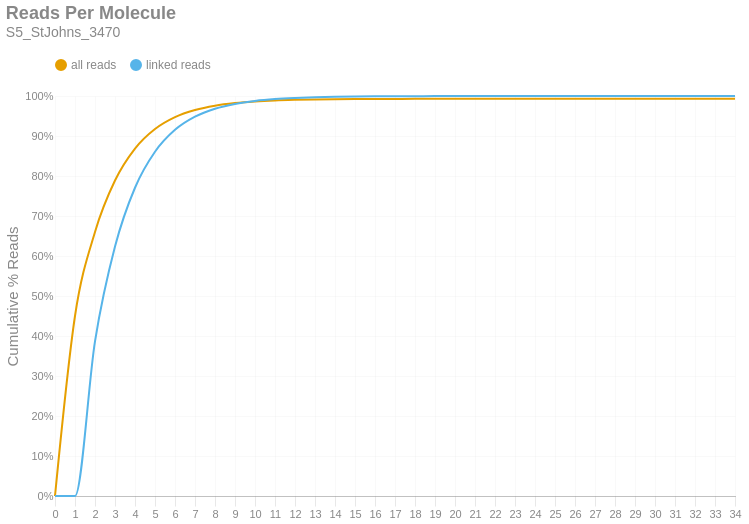

This figure's notebook cell:
### Markdown cell above
### Reads per Molecule
This chart shows the cumulative distribution of the number of reads per linked molecule. That is, how many alignments are associated with a unique molecule. This excludes the number of reads associated with invalid or absent linked-read barcodes. The `linked` histogram is the percentages recalculated when disregarding singletons.

### Code cell
if SKIPLR:
    print_html(f"Skipped")
else:
    counts = np.bincount(valids['reads'].cast(pl.Int64).to_numpy())
    weighted = counts * np.arange(len(counts))
    all_perc = weighted / n_reads
    linked_perc = weighted / n_linked_reads
    linked_perc[1] = 0
    binned_df = pl.DataFrame({
        'readsper': list(range(len(counts))),
        'all reads (cumsum)': np.cumsum(all_perc).tolist(),
        'linked reads (cumsum)': np.cumsum(linked_perc).tolist(),
    })

    with SafeRender(binned_df):
        (
            density_plot(binned_df, 'Reads Per Molecule', samplename, 'readspmol')
            .encode(
                x=alt.X('readsper:O', title=None).axis(labelAngle=0).scale(padding=0),
                y=alt.Y('value:Q', title='Cumulative % Reads').axis(format='%').stack(False),
                color=alt.Color("key:N").scale(domain=["all reads", "linked reads"]),
                tooltip=[
                    alt.Tooltip("key:N", title="Data Type"),
                    alt.Tooltip("readsper:O", title="Reads Per Molecule"),
                    alt.Tooltip("value:Q", format=".2%", title="% Reads (Cum.)")
                ]            
            )
        ).display()

### Figure 1 — Vega-Lite specification as saved in the notebook (floating-point values rounded to 4 significant figures)
{"width": "container", "height": 400, "config": {"title": {"anchor": "start", "dy": -15, "fontSize": 18, "color": "#888888", "subtitleColor": "#888888", "subtitleFontSize": 14}, "arc": {"fill": "#0072B2"}, "axis": {"domainColor": "#888888", "domainWidth": 0.5, "gridWidth": 0.2, "grid": false, "titleFontWeight": 400, "titleFontSize": 15, "labelFontSize": 11, "labelColor": "#888888", "tickColor": "#888888", "tickWidth": 0.2, "titleColor": "#888888"}, "axisBand": {"grid": false}, "axisX": {"grid": true, "tickSize": 10, "domainCap": "round"}, "axisY": {"domain": false, "grid": true, "tickSize": 0, "domainCap": "round"}, "background": "transparent", "header": {"labelFontSize": 15, "labelColor": "#888888", "titleFontSize": 15, "titleFontWeight": 600, "titleColor": "#888888"}, "legend": {"labelFont": "sans-serif", "labelFontSize": 12, "labelColor": "#888888", "symbolSize": 100, "symbolType": "circle", "titleFontSize": 12, "titlePadding": 10, "titleColor": "#888888", "title": null, "orient": "top"}, "range": {"category": ["#E69F00", "#56B4E9", "#009E73", "#F0E442", "#0072B2", "#D55E00", "#CC79A7", "#000000"], "diverging": ["#cfe8f3", "#a2d4ec", "#73bfe2", "#46abdb", "#1696d2", "#12719e"]}, "area": {"fill": "#0072B2", "fillOpacity": 0.7, "line": true, "strokeOpacity": 0.7}, "line": {"color": "#0072B2", "stroke": "#0072B2", "strokeWidth": 2}, "trail": {"color": "#0072B2", "stroke": "#0072B2", "strokeWidth": 0, "size": 1}, "point": {"filled": true, "fillOpacity": 1.0, "size": 95}, "text": {"color": "#888888", "fontSize": 11, "align": "right", "fontWeight": 400, "size": 11}, "bar": {"fill": "#0072B2", "stroke": null}, "view": {"stroke": null, "continuousWidth": 660, "continuousHeight": 400}}, "data": {"name": "data-8be9f3abf40771e00dc0a59e0302f15c"}, "mark": {"type": "line", "interpolate": "monotone", "point": {"opacity": 0, "size": 275}}, "encoding": {"color": {"field": "key", "scale": {"domain": ["all reads", "linked reads"]}, "type": "nominal"}, "tooltip": [{"field": "key", "title": "Data Type", "type": "nominal"}, {"field": "readsper", "title": "Reads Per Molecule", "type": "ordinal"}, {"field": "value", "format": ".2%", "title": "% Reads (Cum.)", "type": "quantitative"}], "x": {"axis": {"labelAngle": 0}, "field": "readsper", "scale": {"padding": 0}, "title": null, "type": "ordinal"}, "y": {"axis": {"format": "%"}, "field": "value", "stack": false, "title": "Cumulative % Reads", "type": "quantitative"}}, "params": [{"name": "param_c36ac31b6afebe62", "select": {"type": "point", "fields": ["key"]}, "bind": "legend"}], "title": {"text": "Reads Per Molecule", "subtitle": "S5_StJohns_3470"}, "transform": [{"fold": ["all reads (cumsum)", "linked reads (cumsum)"]}, {"calculate": "replace(datum.key, ' (cumsum)', '')", "as": "key"}, {"filter": {"param": "param_c36ac31b6afebe62"}}], "usermeta": {"embedOptions": {"downloadFileName": "S5_StJohns_3470.readspmol"}}, "$schema": "https://vega.github.io/schema/vega-lite/v6.1.0.json", "datasets": {"data-8be9f3abf40771e00dc0a59e0302f15c": [{"readsper": 0, "all reads (cumsum)": 0.0, "linked reads (cumsum)": 0.0}, {"readsper": 1, "all reads (cumsum)": 0.45, "linked reads (cumsum)": 0.0}, {"readsper": 2, "all reads (cumsum)": 0.6601, "linked reads (cumsum)": 0.3868}, {"readsper": 3, "all reads (cumsum)": 0.7887, "linked reads (cumsum)": 0.6236}, {"readsper": 4, "all reads (cumsum)": 0.8685, "linked reads (cumsum)": 0.7706}, {"readsper": 5, "all reads (cumsum)": 0.9174, "linked reads (cumsum)": 0.8606}, {"readsper": 6, "all reads (cumsum)": 0.9471, "linked reads (cumsum)": 0.9154}, {"readsper": 7, "all reads (cumsum)": 0.965, "linked reads (cumsum)": 0.9482}, {"readsper": 8, "all reads (cumsum)": 0.9758, "linked reads (cumsum)": 0.9683}, {"readsper": 9, "all reads (cumsum)": 0.9824, "linked reads (cumsum)": 0.9803}, {"readsper": 10, "all reads (cumsum)": 0.9864, "linked reads (cumsum)": 0.9877}, {"readsper": 11, "all reads (cumsum)": 0.9889, "linked reads (cumsum)": 0.9924}, {"readsper": 12, "all reads (cumsum)": 0.9904, "linked reads (cumsum)": 0.9951}, {"readsper": 13, "all reads (cumsum)": 0.9914, "linked reads (cumsum)": 0.9968}, {"readsper": 14, "all reads (cumsum)": 0.992, "linked reads (cumsum)": 0.998}, {"readsper": 15, "all reads (cumsum)": 0.9924, "linked reads (cumsum)": 0.9987}, {"readsper": 16, "all reads (cumsum)": 0.9926, "linked reads (cumsum)": 0.9991}, {"readsper": 17, "all reads (cumsum)": 0.9928, "linked reads (cumsum)": 0.9994}, {"readsper": 18, "all reads (cumsum)": 0.9929, "linked reads (cumsum)": 0.9996}, {"readsper": 19, "all reads (cumsum)": 0.9929, "linked reads (cumsum)": 0.9997}, {"readsper": 20, "all reads (cumsum)": 0.993, "linked reads (cumsum)": 0.9998}, {"readsper": 21, "all reads (cumsum)": 0.993, "linked reads (cumsum)": 0.9999}, {"readsper": 22, "all reads (cumsum)": 0.9931, "linked reads (cumsum)": 0.9999}, {"readsper": 23, "all reads (cumsum)": 0.9931, "linked reads (cumsum)": 1.0}, {"readsper": 24, "all reads (cumsum)": 0.9931, "linked reads (cumsum)": 1.0}, {"readsper": 25, "all reads (cumsum)": 0.9931, "linked reads (cumsum)": 1.0}, {"readsper": 26, "all reads (cumsum)": 0.9931, "linked reads (cumsum)": 1.0}, {"readsper": 27, "all reads (cumsum)": 0.9931, "linked reads (cumsum)": 1.0}, {"readsper": 28, "all reads (cumsum)": 0.9931, "linked reads (cumsum)": 1.0}, {"readsper": 29, "all reads (cumsum)": 0.9931, "linked reads (cumsum)": 1.0}, {"readsper": 30, "all reads (cumsum)": 0.9931, "linked reads (cumsum)": 1.0}, {"readsper": 31, "all reads (cumsum)": 0.9931, "linked reads (cumsum)": 1.0}, {"readsper": 32, "all reads (cumsum)": 0.9931, "linked reads (cumsum)": 1.0}, {"readsper": 33, "all reads (cumsum)": 0.9931, "linked reads (cumsum)": 1.0}, {"readsper": 34, "all reads (cumsum)": 0.9931, "linked reads (cumsum)": 1.0}]}}
